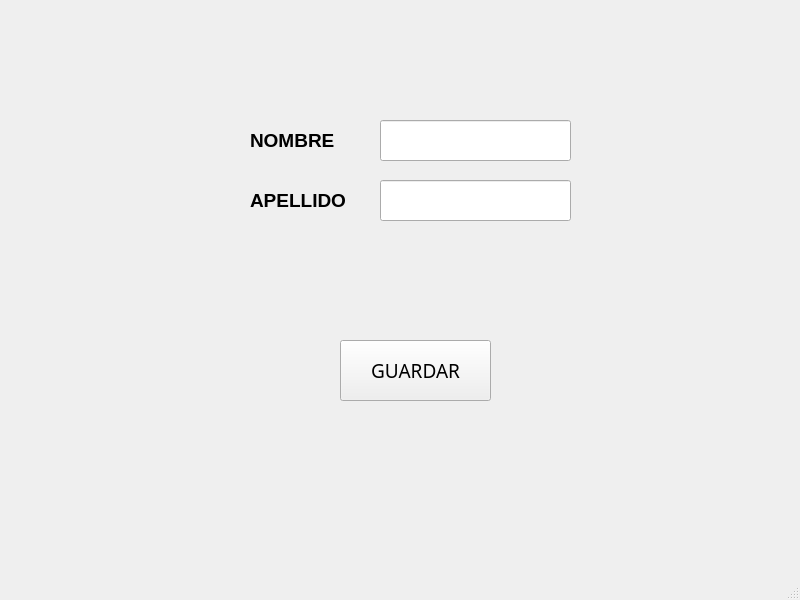
<?xml version="1.0" encoding="UTF-8"?>
<ui version="4.0">
 <class>vtn_principal</class>
 <widget class="QMainWindow" name="vtn_principal">
  <property name="geometry">
   <rect>
    <x>0</x>
    <y>0</y>
    <width>800</width>
    <height>600</height>
   </rect>
  </property>
  <property name="sizeIncrement">
   <size>
    <width>2</width>
    <height>2</height>
   </size>
  </property>
  <property name="windowTitle">
   <string>Ventana Principal</string>
  </property>
  <widget class="QWidget" name="centralwidget">
   <widget class="QLineEdit" name="vtn_nombre">
    <property name="geometry">
     <rect>
      <x>380</x>
      <y>120</y>
      <width>191</width>
      <height>41</height>
     </rect>
    </property>
   </widget>
   <widget class="QLineEdit" name="vtn_apellido">
    <property name="geometry">
     <rect>
      <x>380</x>
      <y>180</y>
      <width>191</width>
      <height>41</height>
     </rect>
    </property>
   </widget>
   <widget class="QLabel" name="lbl_nombre">
    <property name="geometry">
     <rect>
      <x>250</x>
      <y>120</y>
      <width>111</width>
      <height>41</height>
     </rect>
    </property>
    <property name="sizeIncrement">
     <size>
      <width>2</width>
      <height>2</height>
     </size>
    </property>
    <property name="font">
     <font>
      <pointsize>14</pointsize>
      <weight>75</weight>
      <bold>true</bold>
     </font>
    </property>
    <property name="text">
     <string>NOMBRE</string>
    </property>
   </widget>
   <widget class="QLabel" name="lbl_apellido">
    <property name="geometry">
     <rect>
      <x>250</x>
      <y>180</y>
      <width>101</width>
      <height>41</height>
     </rect>
    </property>
    <property name="font">
     <font>
      <pointsize>14</pointsize>
      <weight>75</weight>
      <bold>true</bold>
     </font>
    </property>
    <property name="text">
     <string>APELLIDO</string>
    </property>
   </widget>
   <widget class="QPushButton" name="vtn_guardar">
    <property name="geometry">
     <rect>
      <x>340</x>
      <y>340</y>
      <width>151</width>
      <height>61</height>
     </rect>
    </property>
    <property name="font">
     <font>
      <family>MS Reference Sans Serif</family>
      <pointsize>14</pointsize>
     </font>
    </property>
    <property name="text">
     <string>GUARDAR</string>
    </property>
   </widget>
  </widget>
  <widget class="QMenuBar" name="menubar">
   <property name="geometry">
    <rect>
     <x>0</x>
     <y>0</y>
     <width>800</width>
     <height>21</height>
    </rect>
   </property>
  </widget>
  <widget class="QStatusBar" name="statusbar"/>
 </widget>
 <resources/>
 <connections/>
</ui>
